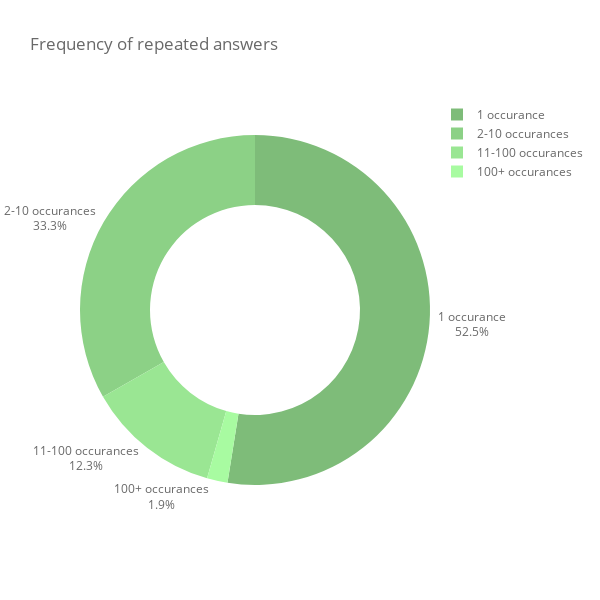

Source (notebook cell):
### Code cell
labels = list(frequencies.keys())
values = list(frequencies.values())
primary_color = np.array(plotly.colors.hex_to_rgb(GREEN))
colors = ['rgb'+str(tuple(primary_color*1.2)),
          'rgb'+str(tuple(primary_color*1.1)),
          'rgb'+str(tuple(primary_color*1.0)),
          'rgb'+str(tuple(primary_color*0.9))]

fig = go.Figure()
trace = go.Pie( labels=labels, 
                values=values,
                text=values,
                textinfo='label+percent',
                textposition='outside',
                marker_colors=colors,
                hole=0.6 
                )

fig.add_trace(trace)

fig.update_layout(width=600, 
                  height=600,
                  plot_bgcolor='white', 
                  title = 'Frequency of repeated answers', 
                  font_color = GREY
                  )

fig.update_yaxes(showline=True, linewidth=2, linecolor=GREY, gridcolor=GREY)
fig.update_xaxes(showline=True, linewidth=2, linecolor=GREY, showgrid=False)
fig.show()

### Figure 1 — Plotly figure (JSON) as saved in the notebook; plotly's stock layout.template omitted (floating-point values rounded to 4 significant figures)
{"data": [{"hole": 0.6, "labels": ["100+ occurances", "11-100 occurances", "2-10 occurances", "1 occurance"], "marker": {"colors": ["rgb(168.0, 250.79999999999998, 160.79999999999998)", "rgb(154.0, 229.9, 147.4)", "rgb(140.0, 209.0, 134.0)", "rgb(126.0, 188.1, 120.60000000000001)"]}, "text": [5991, 38857, 104758, 165444], "textinfo": "label+percent", "textposition": "outside", "type": "pie", "values": [5991, 38857, 104758, 165444]}], "layout": {"font": {"color": "#696969"}, "height": 600, "plot_bgcolor": "white", "title": {"text": "Frequency of repeated answers"}, "width": 600, "xaxis": {"linecolor": "#696969", "linewidth": 2, "showgrid": false, "showline": true}, "yaxis": {"gridcolor": "#696969", "linecolor": "#696969", "linewidth": 2, "showline": true}}}
